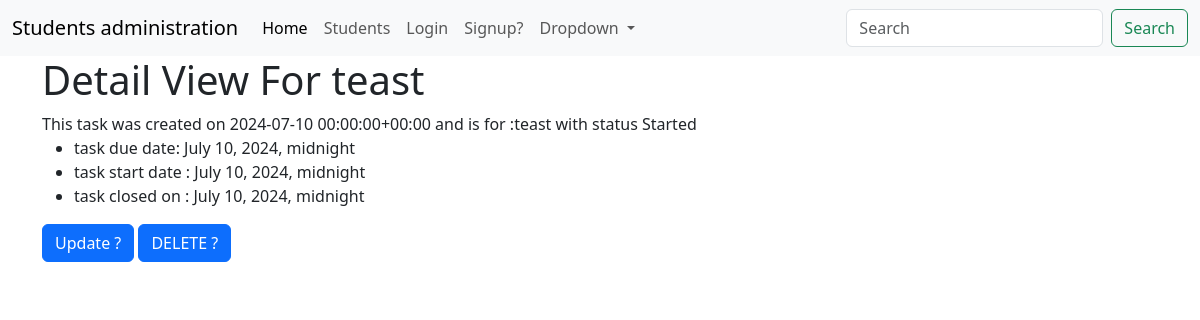
/students/list_tasks/tasks_detail/2, run on the app's committed database.
### students/models.py (models this page shows)
class Tasks(models.Model):
    student = models.ForeignKey("Student",on_delete=models.SET_NULL,null=True,blank=True)
    tsk_due_date = models.DateTimeField(null=True,blank=True)
    subject = models.TextField(max_length=100)
    SUBJECT_STATUSES = (
        ('s','Started'),
        ('t',"On Track"),
        ('b',"Behind"),
        ('o','Open'),
        ('c',"Closed")
    )
    status = models.CharField(max_length=1,choices=SUBJECT_STATUSES,blank=True,default='o')
    start_date = models.DateTimeField(null=True,blank=True)
    close_date = models.DateTimeField(null=True,blank=True)
    def __str__(self):
        return f'This task was created on {self.start_date} and is for :{self.subject} with status {self.get_status_display()}'

### students/views.py (the view)
# urls.py: path("list_tasks/tasks_detail/<int:pk>", views.TasksDetailView.as_view(), name="tasks_detail"),
class TasksDetailView(DetailView):
    model = Tasks
    success_url = reverse_lazy("students:thankyou")

### students/templates/students/tasks_detail.html
{% extends 'base.html' %}
{% block content %}
<div class="container">
<h1>
  Detail View For {{tasks.subject}}
</h1>
{{tasks}}
<ul>
    <li>task due date: {{tasks.tsk_due_date}}</li>
    <li> task start date : {{tasks.start_date}}</li>
    <li>task closed on : {{tasks.close_date }}</li>
</ul>
    <button onclick="location.href='{% url 'students:update_task' tasks.pk %}'"  class="btn btn-primary">Update ?</button>
    <button onclick="location.href='{% url 'students:task_delete' tasks.pk %}'"  class="btn btn-primary">DELETE ?</button>
</div>
{% endblock %}

### data on the page
Tasks: subject "teast", start_date+subject+status "This task was created on 2024-07-10 00:00:00+00:00 and is for :teast with status Started", tsk_due_date "July 10, 2024, midnight", start_date "July 10, 2024, midnight", close_date "July 10, 2024, midnight"
